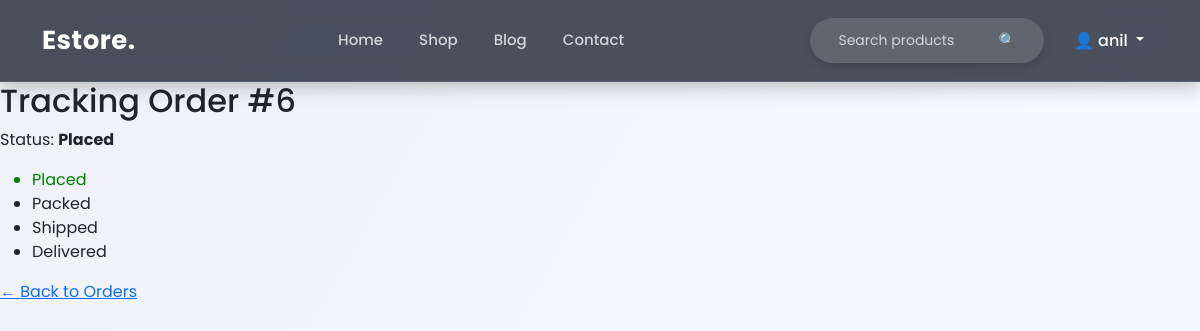
/track/6 (signed in), run on the app's committed database.
### models.py (models this page shows)
class User(UserMixin, db.Model):
    id = db.Column(db.Integer, primary_key=True)
    name = db.Column(db.String(100))
    email = db.Column(db.String(100), unique=True)
    password = db.Column(db.String(200))
    role = db.Column(db.String(20), default='user')

class Order(db.Model):
    id = db.Column(db.Integer, primary_key=True)
    user_id = db.Column(db.Integer, db.ForeignKey('user.id'), nullable=False)
    total_amount = db.Column(db.Float, nullable=False)
    status = db.Column(db.String(20), default="Placed")
    created_at = db.Column(db.DateTime, default=datetime.utcnow)
    items = db.relationship('OrderItem', backref='order', lazy=True)

### app.py (the view)
@app.route("/track/<int:order_id>")
@login_required
def track_order(order_id):
    order = Order.query.get_or_404(order_id)
    if order.user_id != current_user.id:
        flash("Unauthorized access", "danger")
        return redirect(url_for("orders"))
    return render_template("track_order.html", order=order)

### app.py (called while the page is built)
@login_manager.user_loader
def load_user(user_id):
    return User.query.get(int(user_id))

### templates/track_order.html
{% extends "base.html" %}
{% block content %}
<h2>Tracking Order #{{ order.id }}</h2>
<p>Status: <strong>{{ order.status }}</strong></p>
{% set steps = ['Placed', 'Packed', 'Shipped', 'Delivered'] %}
<ul>
{% for step in steps %}
    <li {% if steps.index(step) <= steps.index(order.status) %}style="color:green"{% endif %}>
        {{ step }}
    </li>
{% endfor %}
</ul>
<a href="{{ url_for('orders') }}">← Back to Orders</a>
{% endblock %}

### templates/base.html (shortened to what this page needs)
<!DOCTYPE html>
<html lang="en">
<head>
    <link href="https://cdn.jsdelivr.net/npm/bootstrap@5.3.2/dist/css/bootstrap.min.css" rel="stylesheet">
    <link rel="stylesheet" href="{{ url_for('static', filename='style.css') }}">
</head>
<body>
<nav class="navbar navbar-expand-lg custom-navbar">
  <div class="container">
    <a class="navbar-brand" href="/">Estore.</a>
    <div class="collapse navbar-collapse" id="navMenu">
      <ul class="navbar-nav mx-auto">
        <li class="nav-item"><a class="nav-link" href="/">Home</a></li>
        <li class="nav-item"><a class="nav-link" href="/products">Shop</a></li>
        <li class="nav-item"><a class="nav-link" href="#">Blog</a></li>
        <li class="nav-item"><a class="nav-link" href="#">Contact</a></li>
      </ul>
      <div class="d-flex align-items-center gap-3">
        <form class="search-box">
          <input type="text" placeholder="Search products">
          <button type="submit">🔍</button>
        </form>
        {% if current_user.is_authenticated %}
        <div class="dropdown">
          <a class="profile-btn dropdown-toggle"
             href="#"
             role="button"
             data-bs-toggle="dropdown"
             aria-expanded="false">
            👤 {{ current_user.name }}
          </a>
        </div>
        {% else %}
        <a href="/login" class="btn btn-outline-light btn-sm">Login</a>
        <a href="/register" class="btn btn-primary btn-sm">Register</a>
        {% endif %}
      </div>
    </div>
  </div>
</nav>
{% block content %}{% endblock %}
</body>
</html>

### static/style.css (style rules this page uses)
* { margin: 0; padding: 0; box-sizing: border-box; }
body { font-family: 'Poppins', sans-serif; background: linear-gradient(120deg, #eef2f7, #f9fbff); min-height: 100vh; }
.navbar { background: linear-gradient(90deg, #1f2933, #111827); padding: 14px 40px; box-shadow: 0 4px 20px rgba(0,0,0,0.25); }
.navbar-brand { font-size: 22px; font-weight: 600; color: #fff !important; }
.nav-link { color: #d1d5db !important; font-weight: 500; margin: 0 10px; }
.search-box { display: flex; background: #ffffff; border-radius: 30px; overflow: hidden; box-shadow: 0 4px 10px rgba(0,0,0,0.15); }
.search-box input { border: none; padding: 6px 14px; outline: none; font-size: 14px; width: 160px; }
.search-box button { border: none; background: #2563eb; color: #fff; padding: 0 14px; cursor: pointer; }
.custom-navbar { background: rgba(17, 24, 39, 0.75); backdrop-filter: blur(14px); -webkit-backdrop-filter: blur(14px); border-bottom: 1px solid rgba(255,255,255,0.08); padding: 16px 0; position: sticky; top: 0; z-index: 999; }
.navbar-brand { font-size: 26px; font-weight: 700; letter-spacing: 0.5px; }
.nav-link { position: relative; font-size: 15px; padding: 6px 0; }
.nav-link::after { content: ""; position: absolute; left: 0; bottom: -6px; width: 0; height: 2px; background: #3b82f6; transition: 0.3s ease; }
.search-box { display: flex; align-items: center; background: rgba(255,255,255,0.12); border-radius: 50px; padding: 6px 14px; }
.search-box input { background: transparent; border: none; outline: none; color: #fff; width: 160px; font-size: 14px; }
.search-box input::placeholder { color: #d1d5db; }
.search-box button { background: none; border: none; color: #fff; font-size: 14px; cursor: pointer; }
.profile-btn { color: #fff; text-decoration: none; font-weight: 500; }
.custom-navbar { transition: all 0.3s ease; }
.profile-btn { color: #fff; font-weight: 500; text-decoration: none; padding: 6px 14px; border-radius: 30px; transition: all 0.25s ease; }

### data on the page
User: name "anil"
Order: id "6", status "Placed"

### other printed values
{{ step }} "Placed" "Packed" "Shipped" "Delivered"
